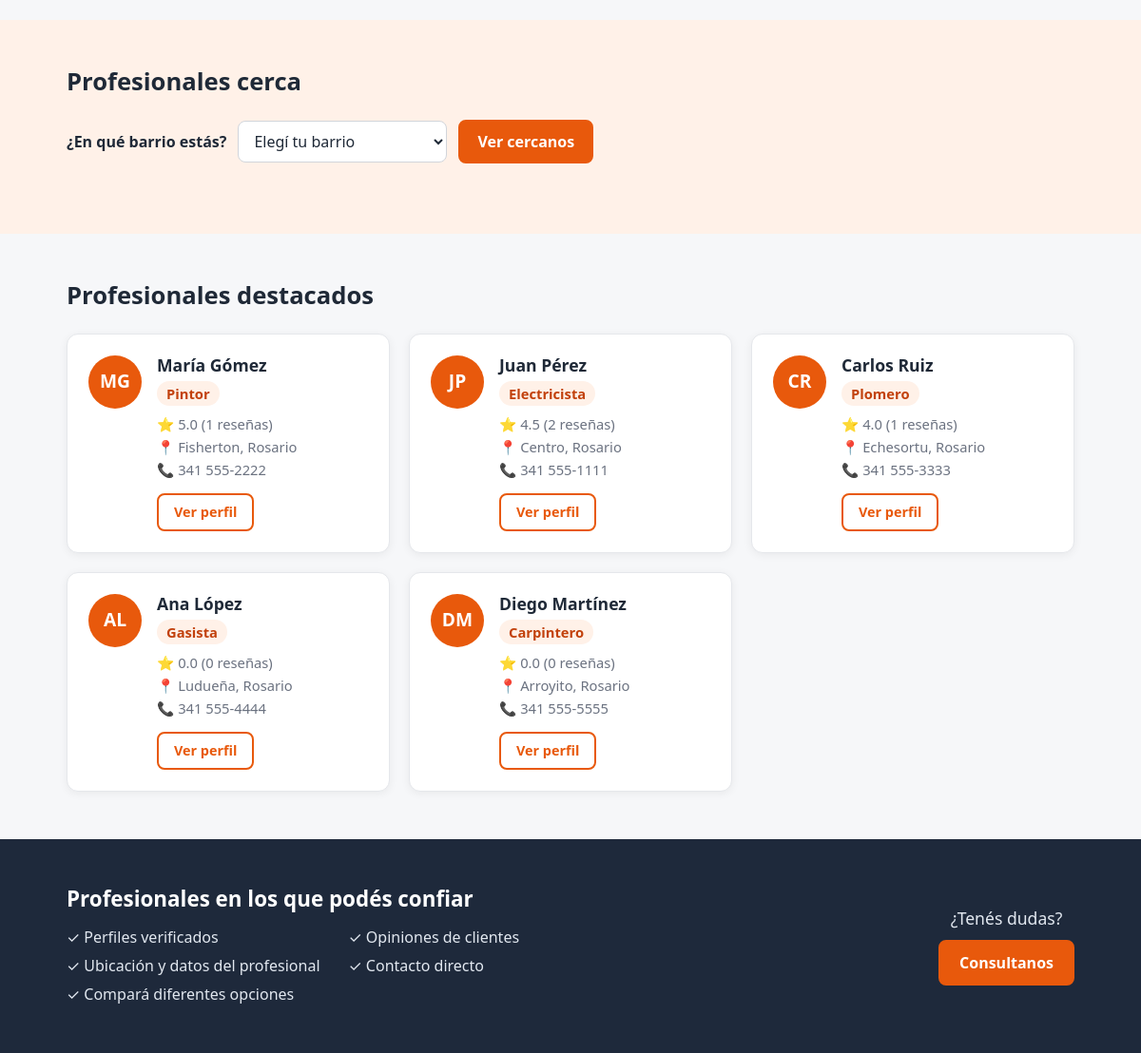
Before: / (lower part) with the older database file.
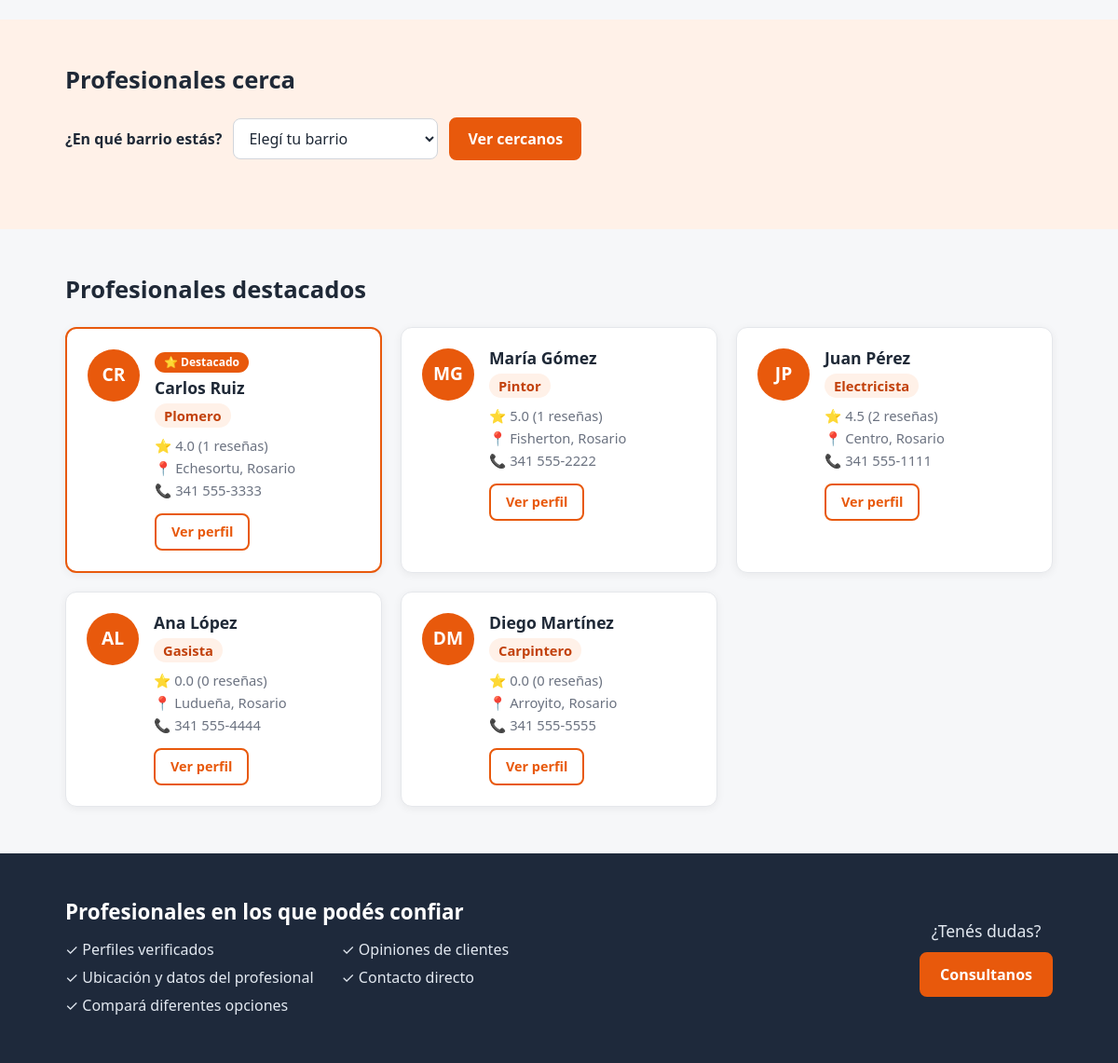
After: the same page with the newer database file.
### tables this page shows
CREATE TABLE profesionales (
    id INT AUTO_INCREMENT PRIMARY KEY,
     
    nombre VARCHAR(60) NOT NULL,
    apellido VARCHAR(60) NOT NULL,
    email VARCHAR(120) NOT NULL UNIQUE,
    password VARCHAR(255) NOT NULL,
    iniciales VARCHAR(5) NOT NULL,
     
    oficio VARCHAR(60) NULL,
    descripcion VARCHAR(300) NULL,
    ubicacion VARCHAR(100) NULL,              
    domicilio VARCHAR(120) NULL,              
    barrio_id INT NULL,                       
    telefono VARCHAR(30) NULL,
    experiencia INT NULL,
    fecha_alta DATE NULL,
    fecha_baja DATE NULL,
     
     
    valoracion DECIMAL(2,1) DEFAULT 0,
    cantidad_resenas INT DEFAULT 0,
     
     
    destacado_hasta DATE NULL,
    creado_en TIMESTAMP DEFAULT CURRENT_TIMESTAMP,
    FOREIGN KEY (barrio_id) REFERENCES barrios(id)
);

CREATE TABLE barrios (
    id INT AUTO_INCREMENT PRIMARY KEY,
    barrio VARCHAR(60) NOT NULL UNIQUE,
    zona VARCHAR(30) NOT NULL
);

### tarjeta_profesional.php (the view, shortened to what this page needs)
<div class="profesional-card <?php echo !empty($profesional["destacado"]) ? "destacada" : ""; ?>">
    <div class="profesional-avatar"><?php echo htmlspecialchars($profesional["iniciales"]); ?></div>
    <div class="profesional-info">
        <?php if (!empty($profesional["destacado"])): ?>
            <span class="insignia-destacado">⭐ Destacado</span>
        <?php endif; ?>
        <h3><?php echo htmlspecialchars($profesional["nombre"] . " " . $profesional["apellido"]); ?></h3>
        <p class="oficio"><?php echo htmlspecialchars($profesional["oficio"]); ?></p>
        <p class="valoracion">⭐ <?php echo $profesional["valoracion"]; ?> (<?php echo $profesional["cantidad_resenas"]; ?> reseñas)</p>
        <p class="ubicacion">📍 <?php
            if (!empty($profesional["barrio"])) {
                echo htmlspecialchars($profesional["barrio"]) . ", ";
            }
            echo htmlspecialchars($profesional["ubicacion"] ?? "");
        ?></p>
        <?php if (!empty($profesional["telefono"])): ?>
            <p class="telefono">📞 <?php echo htmlspecialchars($profesional["telefono"]); ?></p>
        <?php endif; ?>
        <a href="perfil.php?id=<?php echo $profesional["id"]; ?>" class="boton boton-borde">Ver perfil</a>
    </div>
</div>

### index.php (shortened to what this page needs)
<?php
require "config.php";
$modo_oscuro = ($_COOKIE["tema"] ?? "") === "oscuro";
$buscar = trim($_GET["buscar"] ?? "");
$oficio = trim($_GET["oficio"] ?? "");
$sql = "SELECT profesionales.*, barrios.barrio,
               (destacado_hasta IS NOT NULL AND destacado_hasta >= CURDATE()) AS destacado
        FROM profesionales
        LEFT JOIN barrios ON barrios.id = profesionales.barrio_id
        WHERE oficio IS NOT NULL
          AND (fecha_baja IS NULL OR fecha_baja >= CURDATE())";
$sql .= " ORDER BY destacado DESC, valoracion DESC, cantidad_resenas DESC";
$consulta = $conexion->prepare($sql);
$consulta->execute();
$resultado_profesionales = $consulta->get_result();
if ($oficio !== "") {
    $titulo_profesionales = $oficio;
} elseif ($buscar !== "") {
    $titulo_profesionales = "Resultados para \"" . $buscar . "\"";
} else {
    $titulo_profesionales = "Profesionales destacados";
}
$barrios = [];
$resultado_barrios = $conexion->query("SELECT id, barrio, zona FROM barrios ORDER BY zona, barrio");
while ($fila = $resultado_barrios->fetch_assoc()) {
    $barrios[$fila["id"]] = $fila;
}
$barrio_elegido = (int) ($_GET["barrio"] ?? 0);
?>
<!DOCTYPE html>
<html lang="es">
<head>
    <link rel="stylesheet" href="style.css">
</head>
<body class="<?php echo $modo_oscuro ? "oscuro" : ""; ?>">
    <section class="seccion">
    </section>
    <section class="seccion seccion-cerca">
        <div class="contenedor">
            <h2 class="seccion-titulo" id="cerca">Profesionales cerca</h2>
            <form class="elegir-barrio" action="index.php#cerca" method="get">
                <label for="barrio">¿En qué barrio estás?</label>
                <select id="barrio" name="barrio" required>
                    <option value="" disabled <?php echo isset($barrios[$barrio_elegido]) ? "" : "selected"; ?>>Elegí tu barrio</option>
                </select>
                <button type="submit" class="boton boton-lleno">Ver cercanos</button>
            </form>
        </div>
    </section>
    <section class="seccion">
        <div class="contenedor">
            <div class="seccion-encabezado">
                <h2 class="seccion-titulo" id="profesionales"><?php echo htmlspecialchars($titulo_profesionales); ?></h2>
            </div>
            <div class="profesionales-grid">
                <?php while ($profesional = $resultado_profesionales->fetch_assoc()): ?>
                    <?php
                    include "tarjeta_profesional.php";
                    ?>
                <?php endwhile; ?>
            </div>
        </div>
    </section>
        <footer class="pie-pagina">
        <div class="contenedor">
            <div class="pie-confianza">
                <h2>Profesionales en los que podés confiar</h2>
                <ul>
                    <li>✓ Perfiles verificados</li>
                    <li>✓ Opiniones de clientes</li>
                    <li>✓ Ubicación y datos del profesional</li>
                    <li>✓ Contacto directo</li>
                    <li>✓ Compará diferentes opciones</li>
                </ul>
            </div>
            <div class="pie-ayuda">
                <p>¿Tenés dudas?</p>
                <a href="contacto.php" class="boton boton-lleno">Consultanos</a>
            </div>
        </div>
    </footer>
</body>
</html>

Changed rows visible on the page:
changed profesionales "CR": now shows "⭐ Destacado"; moves up the list
